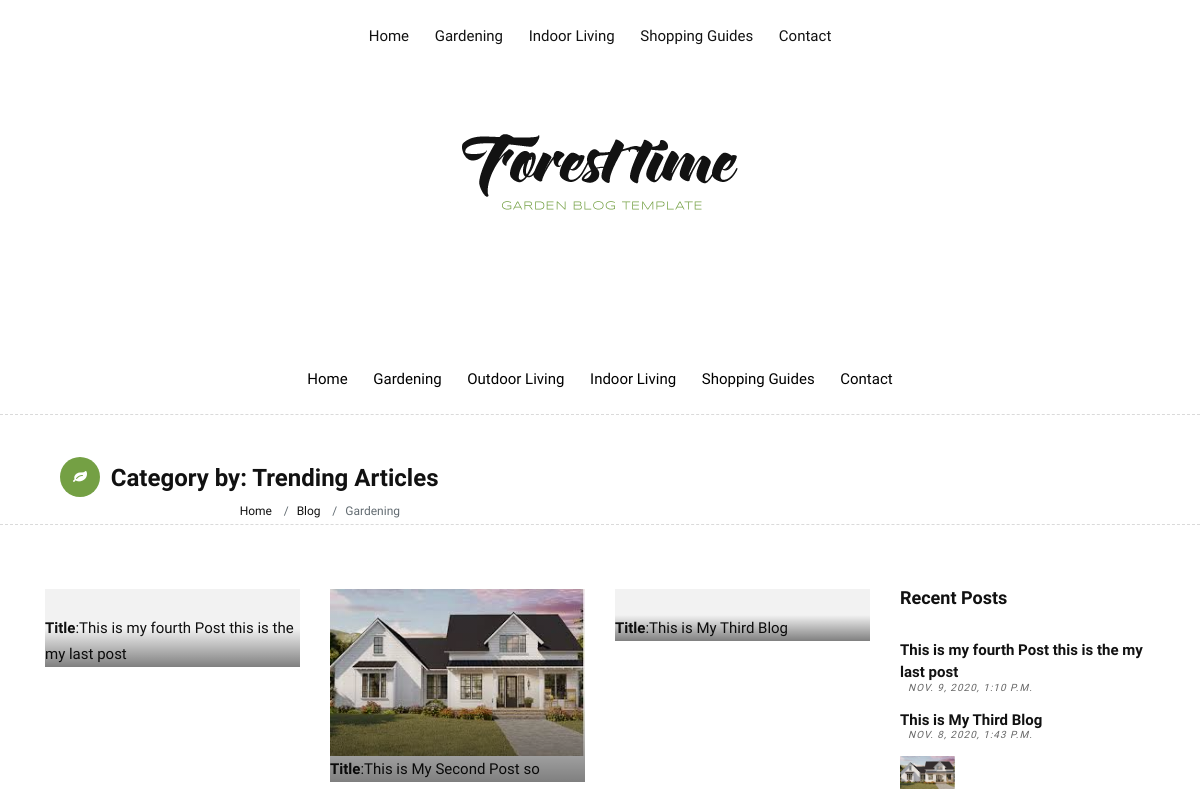
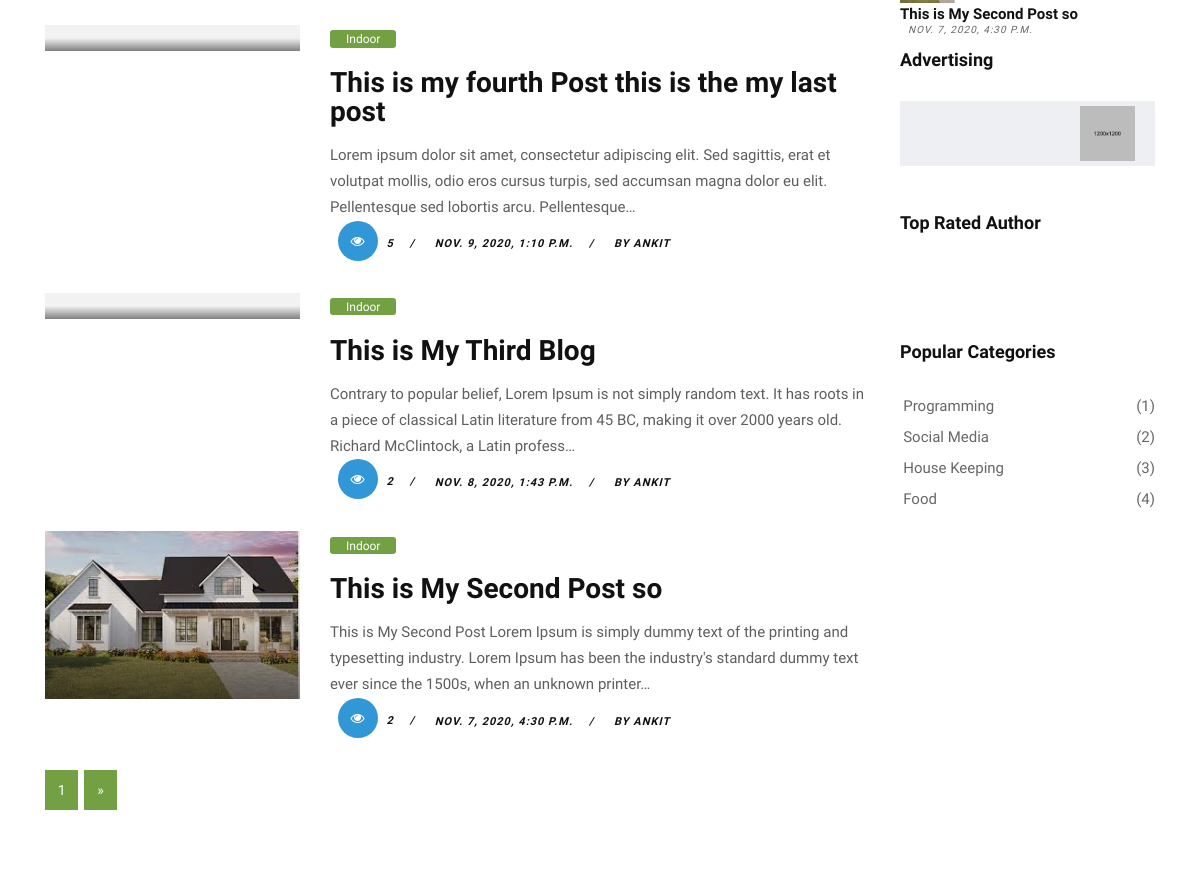
The app's page / (upper part), older data (2 pictures, top to bottom).
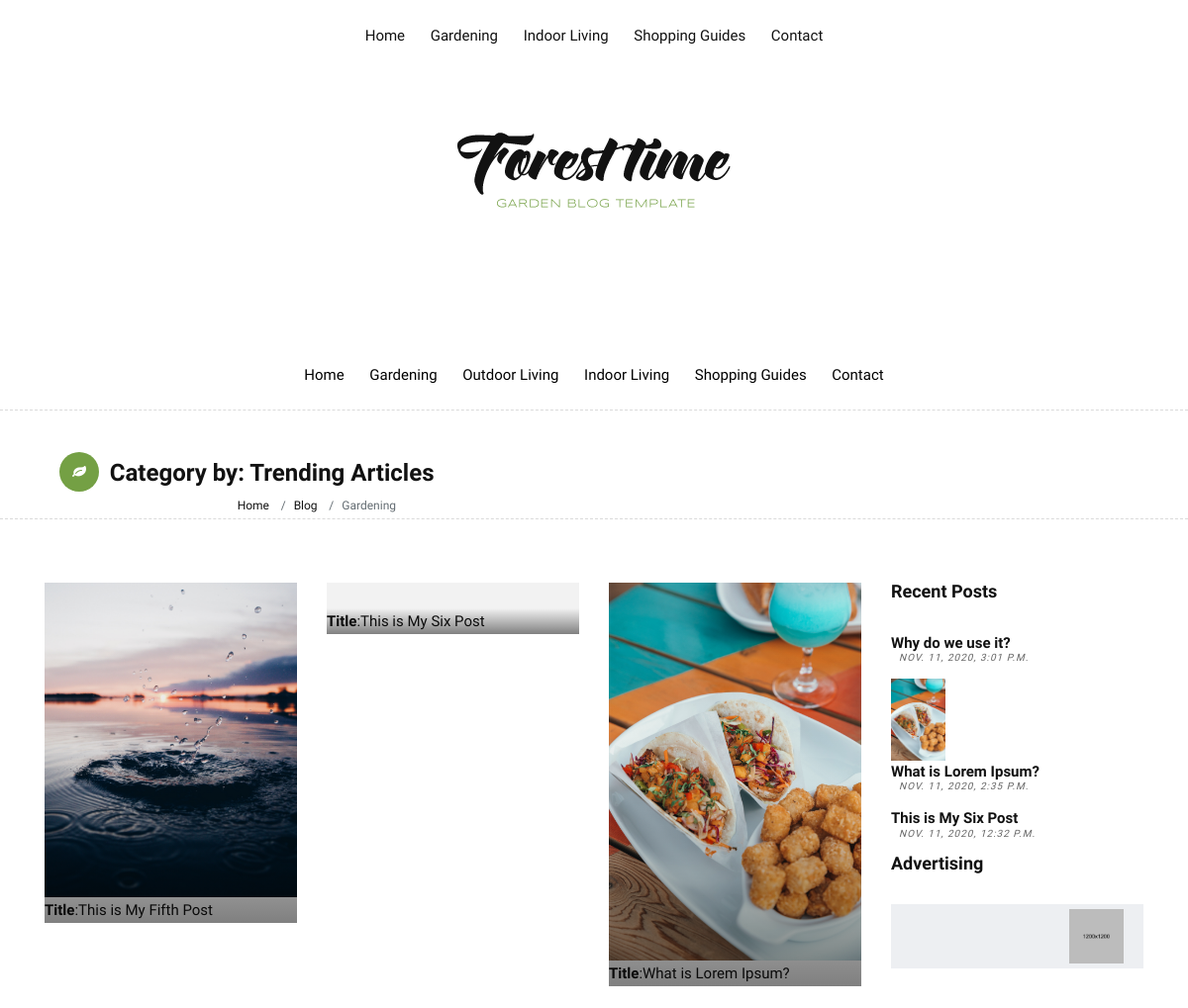
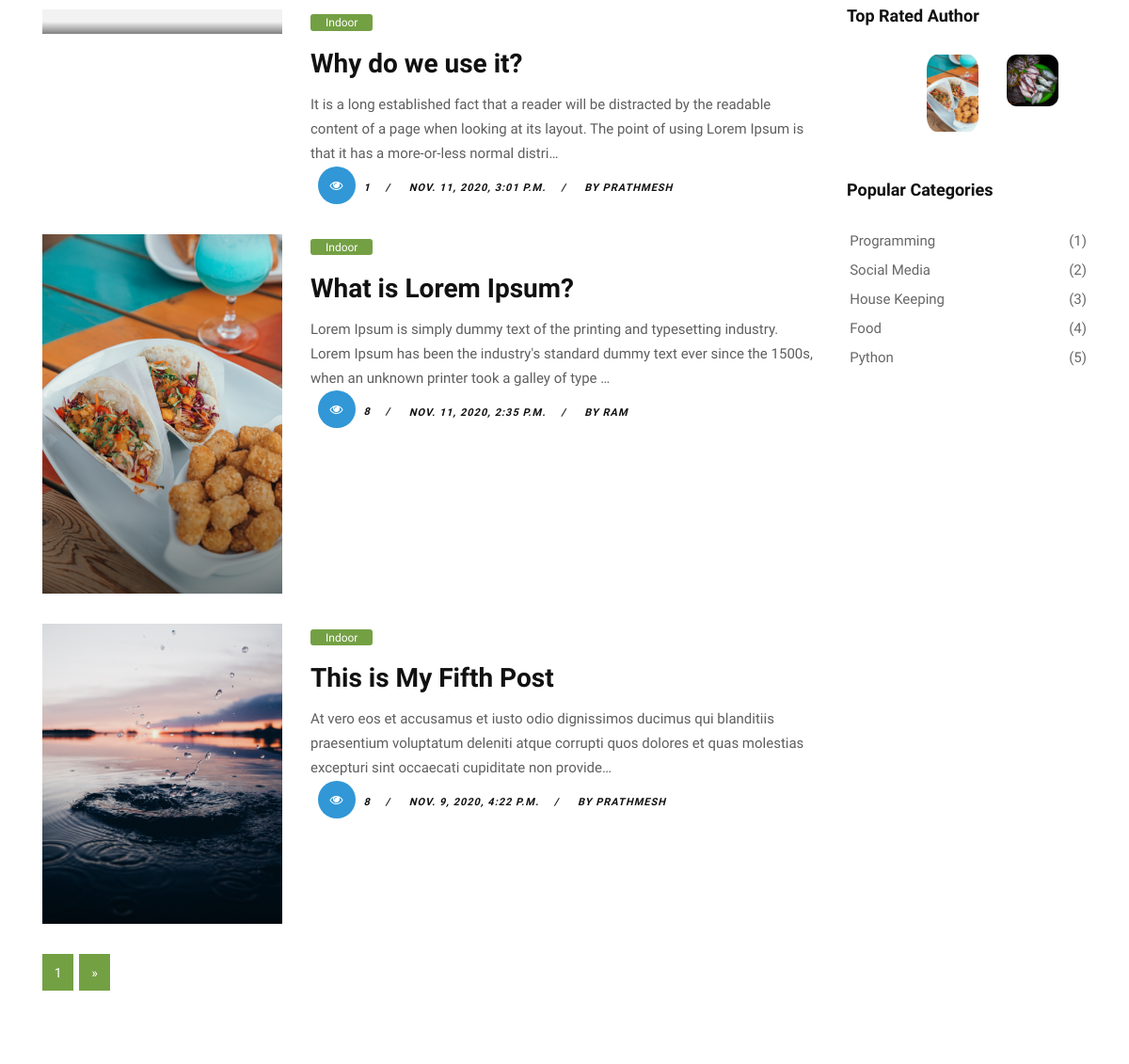
The same page, newer data (2 pictures, top to bottom).
### blog/models.py (models this page shows, shortened)
class Post(models.Model):
    title = models.CharField(max_length=200)
    overview = models.TextField()
    slug = models.SlugField(null=True,blank=True)
    body_text = RichTextUploadingField(null = True,blank=True)
    highlight_line = models.CharField(max_length=1000 ,blank = True)
    Highlight_explanation= models.TextField(null=True)
    Highlighttopic_img = models.ImageField(upload_to = 'Highlighttopic_img',blank = True)
    time_upload = models.DateTimeField(auto_now_add=True)
    auther = models.ForeignKey(Author,on_delete=models.CASCADE)
    thumbnail = models.ImageField(upload_to = 'thumbnails')
    publish  =  models.BooleanField()
    category = models.ManyToManyField(Category)
    read = models.IntegerField(default=0)
    class Meta:
        ordering = ['-pk']

class  Author(models.Model):
    user = models.OneToOneField(User,on_delete=models.CASCADE)
    rate = models.IntegerField(default = 0)
    auther_image = models.ImageField(upload_to = 'autherpic',null = True)
    def __str__(self):
        return f'{self.user}'

class Category(models.Model):
    title = models.CharField(max_length=20)

### blog/views.py (the view)
# urls.py: 2. Add a URL to urlpatterns:  path('', views.home, name='home')
def home(request):
    if request.method == 'POST':
        email = request.POST.get('email')
        value = subscribe(email = email)
        value.save()
    week_ago = datetime.date.today() - datetime.timedelta(days= 7)
    trends = Post.objects.filter(time_upload__gte = week_ago).order_by('-read')
    TopAuthors = Author.objects.order_by('-rate')[:4]
    AuthorsPost = [Post.objects.filter(auther = author).first() for author in TopAuthors  ]
    categories = Category.objects.all()
    Recentpost = Post.objects.all().order_by('-time_upload')
    all_post = Paginator(Post.objects.filter(publish = True),3)
    page = request.GET.get('page')
    try:
        posts = all_post.page(page)
    except PageNotAnInteger:
        posts = all_post.page(1)
    except EmptyPage:
        posts = all_post.page(all_post.num_pages)
    context = {
        'posts':posts,
        'trends':trends[:3],
        'author_post':AuthorsPost[:4],
        'cats':categories,
        'Recentpost':Recentpost[:3]
    }
    return render(request,'blog/garden-index.html',context)

### blog/templates/blog/garden-index.html (shortened to what the changed rows need)
{% extends 'blog/base.html' %}
{% load static  %}
{% block body %}
    <div id="wrapper">
        <div class="page-title wb">
            <div class="container">
                    <div class="col-lg-8 col-md-8 col-sm-12 col-xs-12">
                        <h2><i class="fa fa-leaf bg-green"></i> Category by: Trending Articles</h2>
                    </div>
                </div>
        <section class="section wb">
            <div class="container">
                <div class="row">
                    <div class="col-lg-9 col-md-12 col-sm-12 col-xs-12">
                        <div class="page-wrapper">
                            <div class="blog-list clearfix">
                                <div class="blog-box row">
                                    {% for trend in trends  %}
                                    <div class="col-md-4">
                                        <div class="post-media">
                                            <a href="garden-single.html" title="">
                                                <img src="{{trend.thumbnail.url}}" alt="" class="img-fluid">
                                                <div class="bottom-left"> <b>Title</b>:{{trend.title | truncatechars:'100'}}</div>
                                                <div class="hovereffect"></div>
                                            </a>
                                        </div>
                                    </div>
                                    {% endfor %}
                                </div>
                                {% for post in posts %}
                                <div class="blog-box row">
                                    <div class="col-md-4">
                                        <div class="post-media">
                                            <a href="garden-single.html" title="">
                                                <img src="{{post.thumbnail.url}}" alt="" class="img-fluid">
                                                <div class=
                                                "hovereffect"></div>
                                            </a>
                                        </div>
                                    </div>
                                    <div class="blog-meta big-meta col-md-8">
                                        <span class="bg-aqua"><a href="#" title="">Indoor</a></span>
                                        <h4><a href="{% url 'post' post.id %}" title="">{{post.title}}</a></h4>
                                        <p>{{post.overview |truncatechars:'200'}}</p>
                                        <small><a href="{% url 'post' post.id %}" title=""><i class="fa fa-eye"></i> {{post.read}}</a></small>
                                        <small><a href="{% url 'post' post.id %}" title="">{{post.time_upload}}</a></small>
                                        <small><a href="{% url 'post' post.id %}" title="">by {{post.auther}}</a></small>
                                    </div>
                                </div>
                                {% endfor  %}
                            </div>
                        </div>
                    </div>
                    <div class="col-lg-3 col-md-12 col-sm-12 col-xs-12">
                        <div class="sidebar">
                            <div class="widget">
                                <h2 class="widget-title">Recent Posts</h2>
                                <div class="blog-list-widget">
                                    {% for recent in Recentpost  %}
                                    <div class="list-group">
                                        <a href="" class="list-group-item list-group-item-action flex-column align-items-start">
                                            <div class="w-100 justify-content-between">
                                                <img src="{{recent.thumbnail.url}}" alt="" class="img-fluid float-left">
                                                <h5 class="mb-1">{{recent.title}}</h5>
                                                <small>{{recent.time_upload}}</small
                                            </div>
                                        </a>
                                    </div>
                                    {% endfor  %}
                                </div>
                            </div>
                            <div class="widget">
                                <h2 class="widget-title">Advertising</h2>
                            </div>
                            <div class="widget">
                                <h2 class="widget-title">Top Rated Author </h2>
                                <div class="instagram-wrapper clearfix">
                                    {% for author in author_post   %}
                                     <a href="#"><img src="{{author.thumbnail.url}}" width="45%" style="border-radius: 20%;" alt="" class="img-fluid"></a>
                                    {% endfor   %}
                                </div>
                            </div>
                            <div class="widget">
                                <h2 class="widget-title">Popular Categories</h2>
                                <div class="link-widget">
                                    {% for cat in cats   %}
                                    <ul>
                                        <li><a href="#">{{cat.title}} <span>({{forloop.counter}})</span></a></li>
                                    </ul>
                                    {% endfor %}
                                </div>
                            </div>
                        </div>
                    </div>
                </div>
            </div>
        </section>
    </div>
{% endblock   %}

Row changes from the older to the newer data that the page shows:
no longer on this page (row edited): Post: thumbnail (picture), title "This is My Second Post so", overview "This is My Second Post Lorem Ipsum is simply dummy text of the printing and typesetting industry. Lorem Ipsum has been the industry's standard dummy text ever since the 1500s, when an unknown printer…", read "2", time_upload "NOV. 7, 2020, 4:30 P.M.", auther "ANKIT"
no longer on this page (row edited): Post: title "This is My Third Blog", overview "Contrary to popular belief, Lorem Ipsum is not simply random text. It has roots in a piece of classical Latin literature from 45 BC, making it over 2000 years old. Richard McClintock, a Latin profess…", read "2", time_upload "NOV. 8, 2020, 1:43 P.M.", auther "ANKIT"
no longer on one of the page's lists (row edited): Post: title "This is my fourth Post this is the my last post", overview "Lorem ipsum dolor sit amet, consectetur adipiscing elit. Sed sagittis, erat et volutpat mollis, odio eros cursus turpis, sed accumsan magna dolor eu elit. Pellentesque sed lobortis arcu. Pellentesque…", read "5", time_upload "NOV. 9, 2020, 1:10 P.M.", auther "ANKIT"
added Post: thumbnail (picture), title "This is My Fifth Post", overview "At vero eos et accusamus et iusto odio dignissimos ducimus qui blanditiis praesentium voluptatum deleniti atque corrupti quos dolores et quas molestias excepturi sint occaecati cupiditate non provide…", read "8", time_upload "NOV. 9, 2020, 4:22 P.M.", auther "PRATHMESH"
added Post: title "This is My Six Post", time_upload "NOV. 11, 2020, 12:32 P.M."
added Post: thumbnail (picture), title "What is Lorem Ipsum?", overview "Lorem Ipsum is simply dummy text of the printing and typesetting industry. Lorem Ipsum has been the industry's standard dummy text ever since the 1500s, when an unknown printer took a galley of type …", read "8", time_upload "NOV. 11, 2020, 2:35 P.M.", auther "RAM"
added Post: title "Why do we use it?", overview "It is a long established fact that a reader will be distracted by the readable content of a page when looking at its layout. The point of using Lorem Ipsum is that it has a more-or-less normal distri…", read "1", time_upload "NOV. 11, 2020, 3:01 P.M.", auther "PRATHMESH"
changed Post (number 5 of 5 on the later page): thumbnail: picture added
added Category: title "Python"
